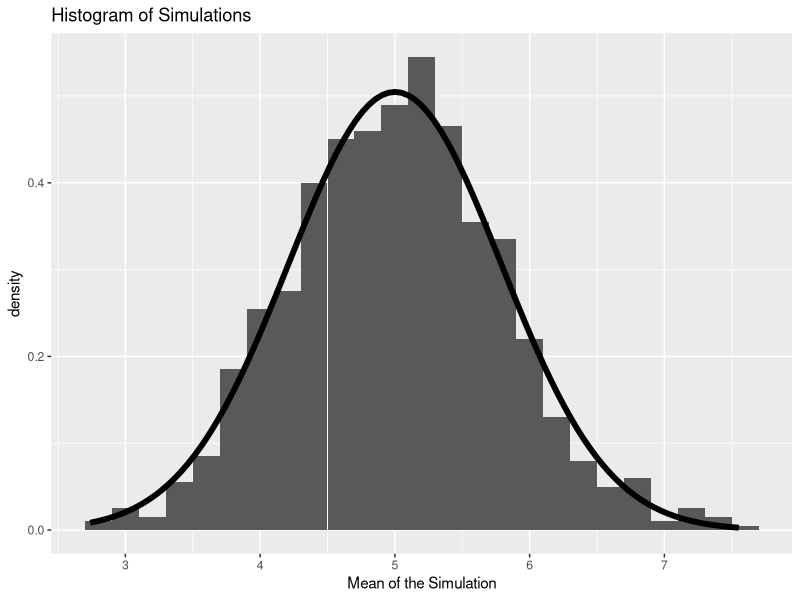

This figure's R source:
## ---- chunk 1
knitr::opts_chunk$set(echo = TRUE)
library(ggplot2)
## ---- chunk 2
ECHO=TRUE
set.seed(1775)
lambda = 0.2
exp = 40
## ---- chunk 3
sim_means = NULL
for (i in 1 : 1000) {
  sim_means = c(sim_means, mean(rexp(exp, lambda)))
}
## ---- chunk 4
mean_sim_means <- mean(sim_means)
mean_sim_means
## ---- chunk 5
theo_mean <- lambda^-1
theo_mean
## ---- chunk 6
abs(mean_sim_means - theo_mean)
## ---- chunk 7
var_sim <- var(sim_means)
## ---- chunk 8
theo_var  <- (lambda * sqrt(exp))^-2
## ---- chunk 9
abs(var_sim - theo_var)
## ---- chunk 10
df <- data.frame(sim_means)

ggplot(df, aes(x = (unlist(df)))) + 
  geom_histogram(aes(y= ..density..), binwidth = 0.2)+
  stat_function(fun = dnorm,
                args = list(mean = lambda^-1, 
                       sd=(lambda*sqrt(exp))^-1),
                size = 2) + 
  labs(title = "Histogram of Simulations", x = "Mean of the Simulation")
